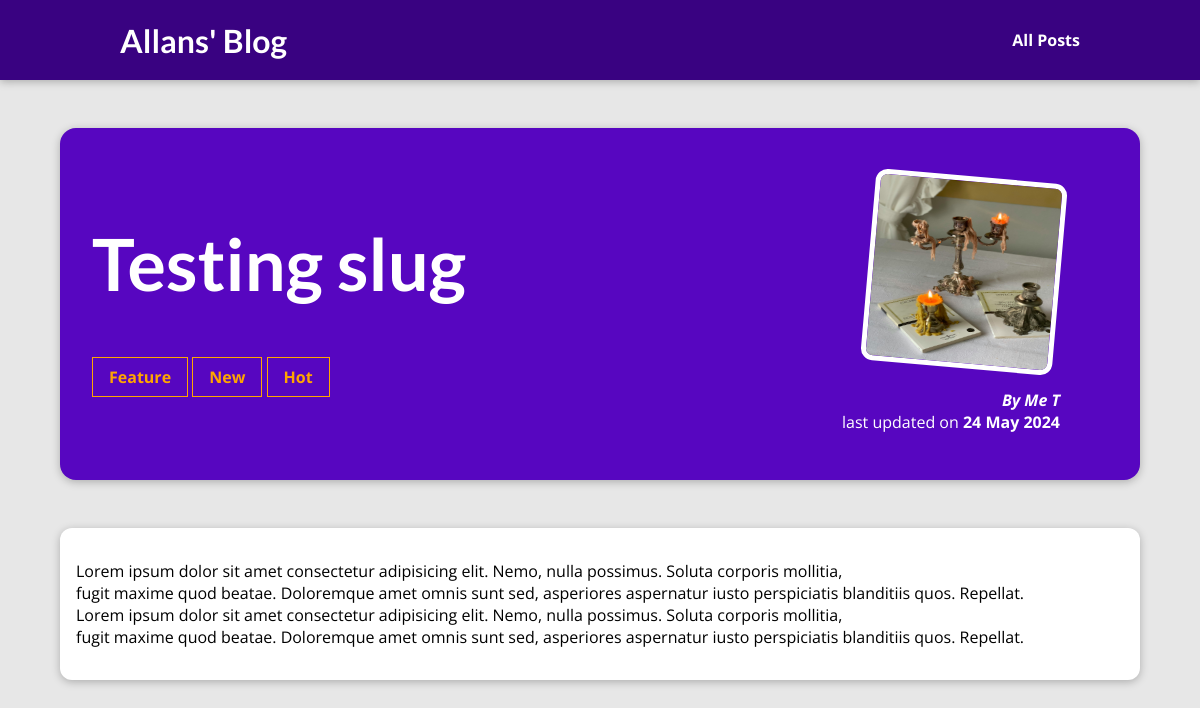
Page /posts/testing-slug on the committed database.
### blog/models.py (models this page shows, shortened)
class Post(models.Model):
    title = models.CharField(max_length=150)
    excerpt = models.CharField(max_length=200)
    image_name = models.CharField(max_length=100)
    date = models.DateField(auto_now=True)
    slug = models.SlugField(unique=True, db_index=True)
    content = models.TextField(validators=[MinLengthValidator(10)])
    author = models.ForeignKey(
        Author, on_delete=models.SET_NULL, null=True, related_name="posts"
    )
    tags = models.ManyToManyField(Tag)

class Tag(models.Model):
    caption = models.CharField(max_length=20)

class Author(models.Model):
    first_name = models.CharField(max_length=100)
    last_name = models.CharField(max_length=100)
    email_address = models.EmailField()
    def full_name(self):
        return f"{self.first_name} {self.last_name}"
    def __str__(self):
        return self.full_name()

### blog/views.py (the view)
# urls.py: path("posts/<slug:slug>", views.post_detail, name="post_detail-page"),
def post_detail(request, slug):
    identified_post = get_object_or_404(Post, slug=slug)
    return render(
        request,
        "blog/post-detail.html",
        {"post": identified_post, "post_tags": identified_post.tags.all()},
    )

### blog/templates/blog/post-detail.html (shortened to what this page needs)
{% extends 'base.html' %}
{% load static %}
{% block css_files %}
  <link rel="stylesheet" href="{% static 'blog/post-detail.css' %}" />
{% endblock %}
{% block content %}
  <section id="summary">
    <h2>{{ post.title }}</h2>
    <div>
      {% for tag in post_tags %}
        <span class="tag">{{ tag.caption }}</span>
      {% endfor %}
    </div>
    <article>
      <img src="{% static 'blog/images/'|add:post.image_name %}" alt="{{ post.title }}" />
      <address>
        By <a href="mailto:{{ post.author.email_address }}">{{ post.author|title }}</a>
      </address>
      <div>
        last updated on <time datetime="">{{ post.date|date:'d M Y' }}</time>
      </div>
    </article>
  </section>
  <main>{{ post.content|linebreaks }}</main>
{% endblock %}

### templates/base.html (shortened to what this page needs)
{% load static %}
<!DOCTYPE html>
<html lang="en">
  <head>
    <link rel="stylesheet" href="{% static 'app.css' %}" />
    {% block css_files %}
    {% endblock %}
  </head>
  <body>
    <header id="main-navigation">
      <h1><a href="{% url "starting_page" %}">Allans' Blog</a></h1>
      <nav>
        <a href="{% url "posts-page" %}">All Posts</a>
      </nav>
    </header>
    {% block content %}
    {% endblock %}
  </body>
</html>

### static/app.css (style rules this page uses)
* { box-sizing: border-box; }
html { font-family: 'Open Sans', 'Lato', sans-serif; }
body { margin: 0; }
h1, h2, h3 { font-family: 'Lato', sans-serif; font-weight: bold; }
#main-navigation { width: 100%; height: 5rem; display: flex; justify-content: space-between; align-items: center; padding: 0 10%; position: absolute; top: 0; left: 0; }
#main-navigation a { text-decoration: none; color: white; font-weight: bold; }

### blog/static/blog/post-detail.css (style rules this page uses)
body { background-color: #e7e7e7; }
#main-navigation { background-color: #390281; box-shadow: 0 2px 8px rgba(0, 0, 0, 0.25); }
#summary { margin: 8rem auto 1rem auto; padding: 2rem; width: 90%; max-width: 90rem; border-radius: 16px; background-color: #5706c0; position: relative; box-shadow: 0 2px 8px rgba(0, 0, 0, 0.25); height: 22rem; }
#summary h2 { color: white; font-size: 4.5rem; }
#summary article { position: absolute; top: 2rem; right: 3rem; padding: 1rem 2rem; border-radius: 12px; text-align: right; color: white; }
#summary article img { width: 12rem; height: 12rem; border-radius: 12px; transform: rotateZ(5deg); border: 5px solid white; margin-bottom: 1rem; }
#summary address { font-weight: bold; }
#summary time { font-weight: bold; }
#summary a { color: white; text-decoration: none; }
.tag { padding: .5rem 1rem; font-weight: bold; color: orange; border: 1px solid orange; }
main { width: 90%; max-width: 90rem; margin: 3rem auto; background-color: white; padding: 1rem; border-radius: 12px; box-shadow: 0 2px 8px rgba(0, 0, 0, 0.25); }

### rows in the picture
Post: title "Testing slug", image_name (picture), author "Me T", date "24 May 2024", content "Lorem ipsum dolor sit amet consectetur adipisicing elit. Nemo, nulla possimus. Soluta corporis mollitia, fugit maxime quod beatae. Doloremque amet omnis sunt sed, asperiores aspernatur iusto perspiciatis blanditiis quos. Repellat. Lorem ipsum dolor sit amet consectetur adipisicing elit. Nemo, nulla possimus. Soluta corporis mollitia, fugit maxime quod beatae. Doloremque amet omnis sunt sed, asperiores aspernatur iusto perspiciatis blanditiis quos. Repellat."
Tag: caption "Feature"
Tag: caption "New"
Tag: caption "Hot"
